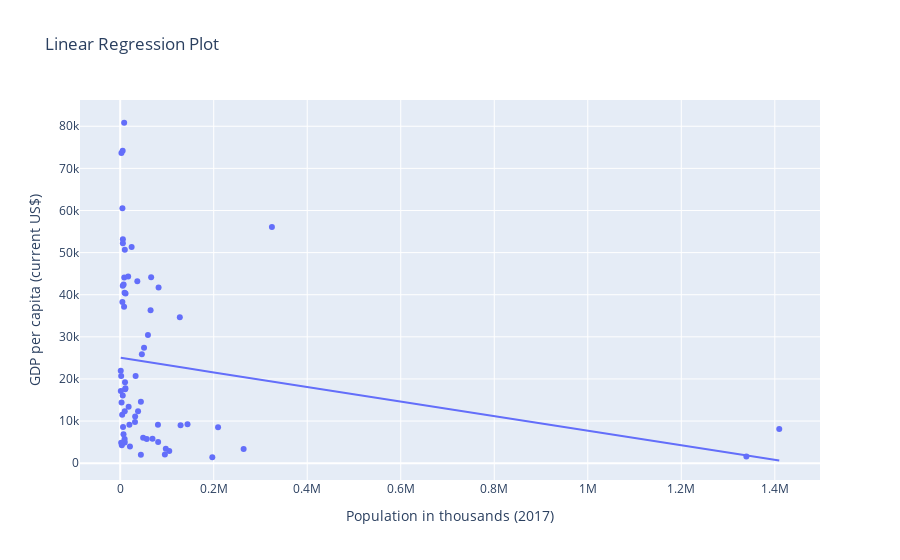

This figure's notebook cell:
### Markdown cell above
## Linear Regression Plot

### Code cell
fig = px.scatter(df, x="Population in thousands (2017)", y="GDP per capita (current US$)", trendline="ols", title="Linear Regression Plot")
fig.show()
